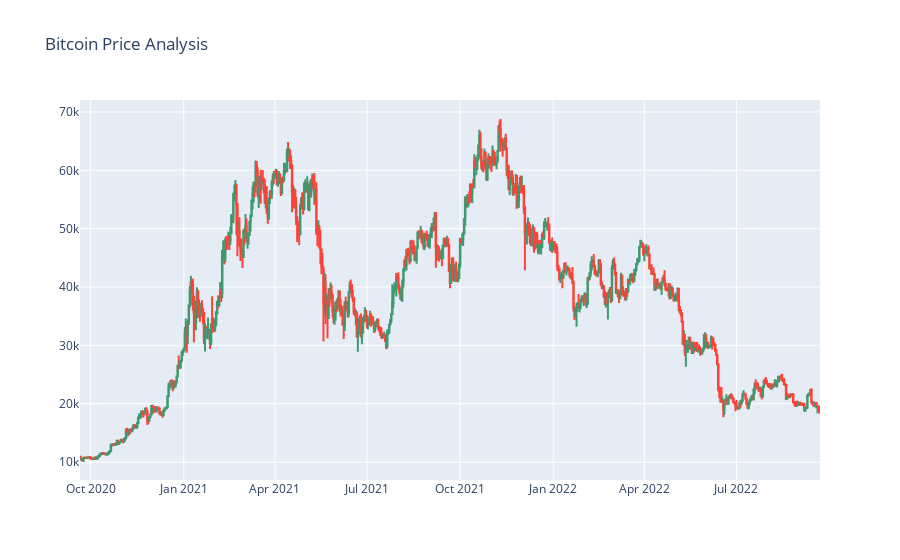

The notebook cell saved with this chart:
### Code cell
import plotly.graph_objects as go
figure = go.Figure(data=[go.Candlestick(x=data["Date"],
                                        open=data["Open"], 
                                        high=data["High"],
                                        low=data["Low"], 
                                        close=data["Close"])])
figure.update_layout(title = "Bitcoin Price Analysis", 
                     xaxis_rangeslider_visible=False)
figure.show()

### Figure 1 — Plotly figure (JSON) as saved in the notebook; plotly's stock layout.template omitted (floating-point values rounded to 4 significant figures; data arrays with more than 128 entries replaced by an {"elided": "..."} marker saying what was removed)
{"data": [{"close": {"elided": "731 float values"}, "high": {"elided": "731 float values"}, "low": {"elided": "731 float values"}, "open": {"elided": "731 float values"}, "type": "candlestick", "x": {"elided": "731 str values"}}], "layout": {"title": {"text": "Bitcoin Price Analysis"}, "xaxis": {"rangeslider": {"visible": false}}}}
